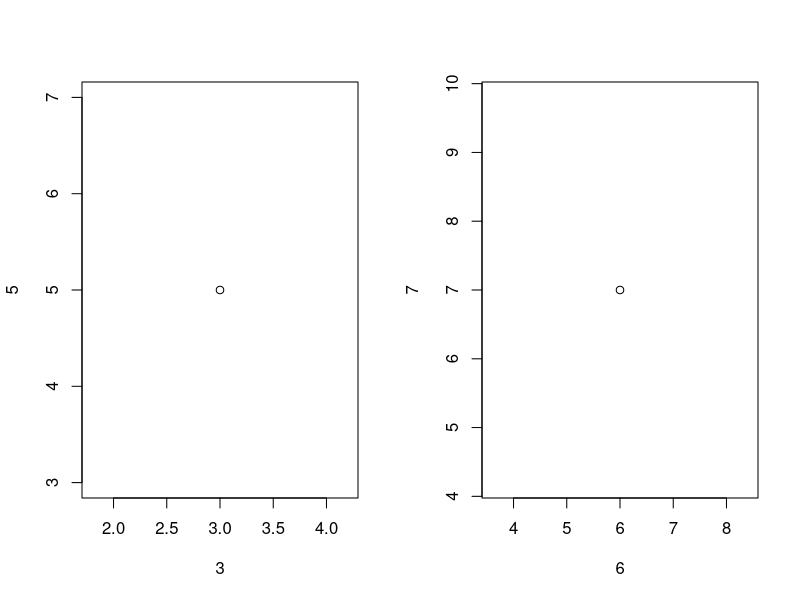
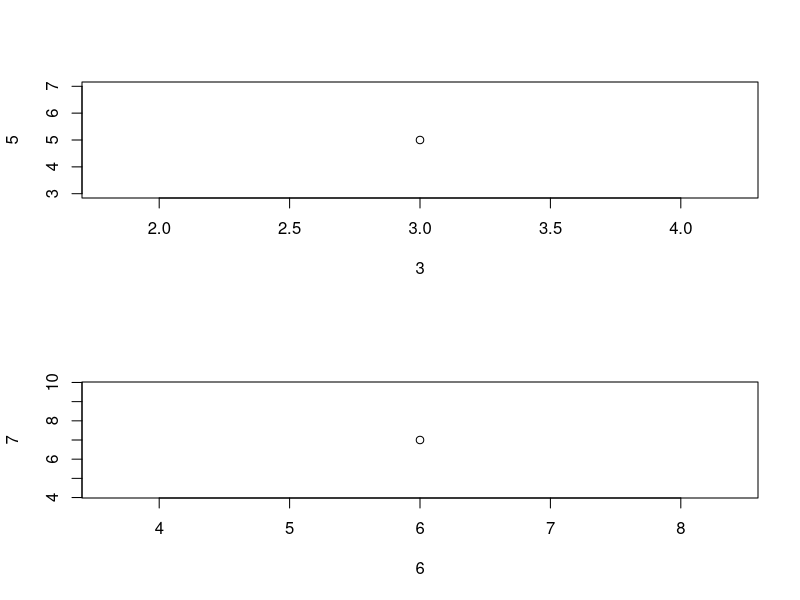
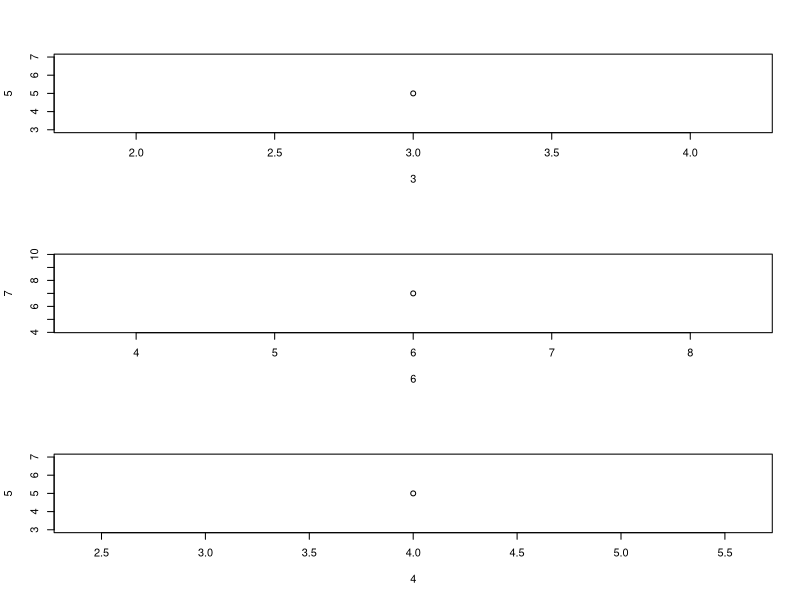

Here is the R script that generated these plots, in order:
# This code wil develop user based functions

# This is the first function
summa <- function(num1,num2){
  z <- num1 + num2
  return(z)
  }

summa(3, 5)

# Exercise: build a function to muiltiply (*) two numbers 
multiply <- function(num1,num2){
  z = num1 * num2
  return(z)
  }

multiply(3,4)

# Exercise: develop your own function to make the sum of three numbers
summation <- function(num1,num2,num3){
  z = num1 + num2 + num3
  return(z)
  }

summation(4, 5666, 7788)

# A very annoying situation is realted to the par function which is difficult to understand
mf <- function(nx,ny){
  par(mfrow=c(nx,ny))
  }

mf(1,2)
plot(3,5)
plot(6,7)

# Putting default values inside functions
mfdef <- function(nx=2,ny=1){
  par(mfrow=c(nx,ny))
  }

mfdef()
plot(3,5)
plot(6,7)

mfdef(3,1)
plot(3,5)
plot(6,7)
plot(4,5)

# Using the operators if else to look if a number is positive or negative
amIpositive <- function(x){
  if(x>0){
    print("This number is positive, are you drunk?")
    }
  else {
    print("This number is negative, idiot!")  
    }
  }

amIpositive(98)

# Considering all the potential cases
amIpositive <- function(x){
  if(x>0){
    print("This number is positive, are you drunk?")
    }
  else if(x<0){
    print("This number is negative, idiot!")  
    }
  else {
    print("Zero is nor positive nor negative")
    }
  }

amIpositive(98)
amIpositive(-98)
amIpositive(0)

# Developing for loops
loop <- function(){
  for (i in 1:10) {
    print(i)
    }
  }

loop()

# Exercise: develop a loop which will print 13000 numbers from 1 to 13000
loop <- function(){
  for (i in 1:13000) {
    print(i)
    }
  }

loop()

# Loop with an opeartion inside
loop2 <- function(){
  for (i in 1:10) {
    multi <- i * 4
    print(multi)
    }
  }

loop2()

# Make a loop with the power opeator
loop2 <- function(){
  for (i in 1:10) {
    multi <- i ^ 4
    print(multi)
    }
  }

loop2()

# making an output
sink("numbers.txt")
loop2()
